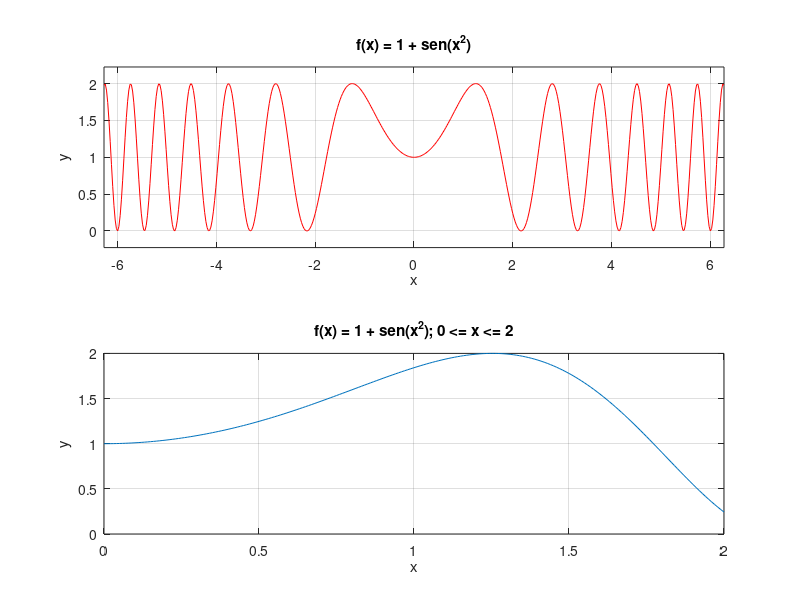

MATLAB code for this plot:

clear all

% Gráfica
f = '1 + sin(x.^2)';
x = 0:0.01:2;
y = eval(f);

y


% Gráfica de la función completa
subplot(2, 1, 1);

f_g = ezplot(f);
set(f_g, 'color', 'r');

title('f(x) = 1 + sen(x^2)');
xlabel('x');
ylabel('y');

grid on


% Gráfica de la función en la región de interes
subplot(2, 1, 2);

plot(x, y);

title('f(x) = 1 + sen(x^2); 0 <= x <= 2');
xlabel('x');
ylabel('y');

grid on
